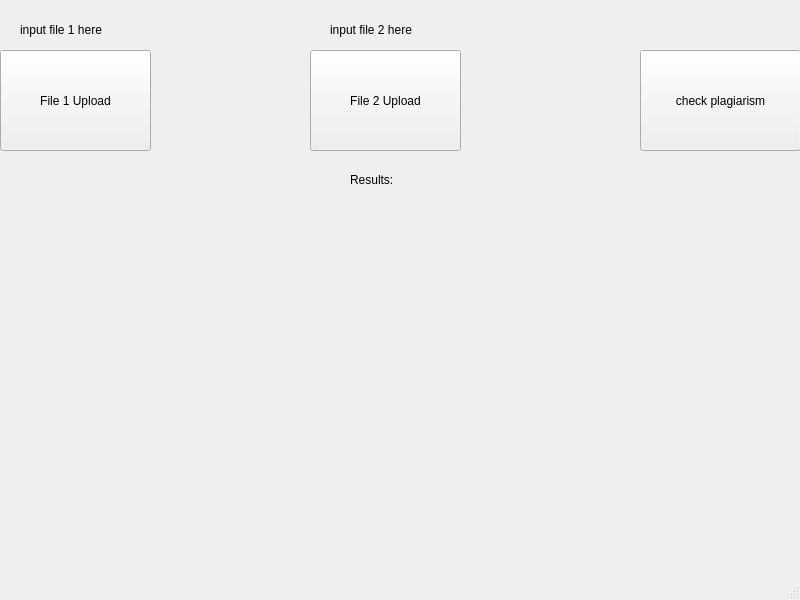
<?xml version="1.0" encoding="UTF-8"?>
<ui version="4.0">
 <class>MainWindow</class>
 <widget class="QMainWindow" name="MainWindow">
  <property name="geometry">
   <rect>
    <x>0</x>
    <y>0</y>
    <width>800</width>
    <height>600</height>
   </rect>
  </property>
  <property name="windowTitle">
   <string>MainWindow</string>
  </property>
  <widget class="QWidget" name="centralwidget">
   <widget class="QPushButton" name="pushButton">
    <property name="geometry">
     <rect>
      <x>0</x>
      <y>50</y>
      <width>151</width>
      <height>101</height>
     </rect>
    </property>
    <property name="text">
     <string>File 1 Upload</string>
    </property>
   </widget>
   <widget class="QPushButton" name="pushButton_2">
    <property name="geometry">
     <rect>
      <x>310</x>
      <y>50</y>
      <width>151</width>
      <height>101</height>
     </rect>
    </property>
    <property name="text">
     <string>File 2 Upload</string>
    </property>
   </widget>
   <widget class="QPushButton" name="pushButton_3">
    <property name="geometry">
     <rect>
      <x>640</x>
      <y>50</y>
      <width>161</width>
      <height>101</height>
     </rect>
    </property>
    <property name="text">
     <string>check plagiarism</string>
    </property>
   </widget>
   <widget class="QLabel" name="label">
    <property name="geometry">
     <rect>
      <x>50</x>
      <y>200</y>
      <width>671</width>
      <height>331</height>
     </rect>
    </property>
    <property name="text">
     <string/>
    </property>
   </widget>
   <widget class="QLabel" name="label_2">
    <property name="geometry">
     <rect>
      <x>20</x>
      <y>20</y>
      <width>131</width>
      <height>20</height>
     </rect>
    </property>
    <property name="text">
     <string>input file 1 here</string>
    </property>
   </widget>
   <widget class="QLabel" name="label_3">
    <property name="geometry">
     <rect>
      <x>330</x>
      <y>20</y>
      <width>131</width>
      <height>20</height>
     </rect>
    </property>
    <property name="text">
     <string>input file 2 here</string>
    </property>
   </widget>
   <widget class="QLabel" name="label_4">
    <property name="geometry">
     <rect>
      <x>350</x>
      <y>170</y>
      <width>63</width>
      <height>20</height>
     </rect>
    </property>
    <property name="text">
     <string>Results:</string>
    </property>
   </widget>
  </widget>
  <widget class="QMenuBar" name="menubar">
   <property name="geometry">
    <rect>
     <x>0</x>
     <y>0</y>
     <width>800</width>
     <height>26</height>
    </rect>
   </property>
  </widget>
  <widget class="QStatusBar" name="statusbar"/>
 </widget>
 <resources/>
 <connections/>
</ui>
